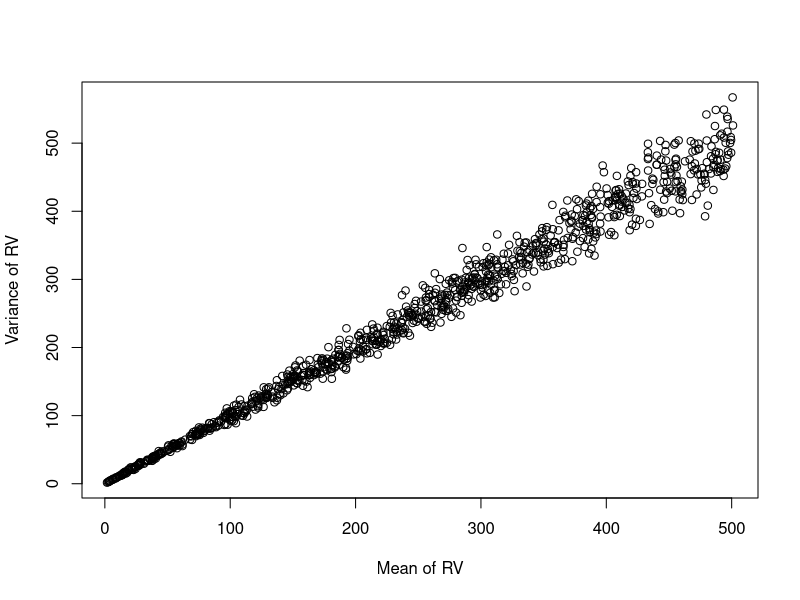
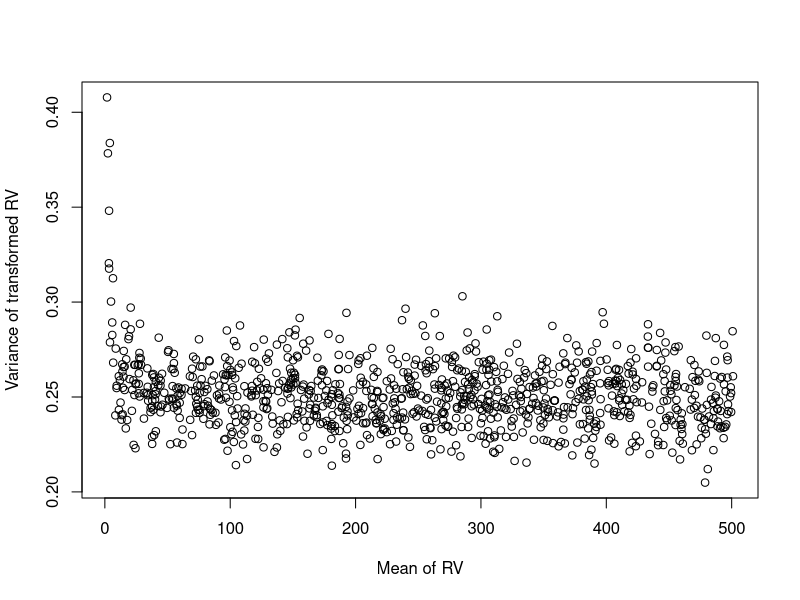

Here is the R script that generated these plots, in order:
## ---- chunk 1
if(!"BiocManager" %in% installed.packages()[,1]){
  install.packages("BiocManager")
}
## ---- chunk 2
set.seed(871)
N <- 1e3
df <- data.frame(mean=rep(NA, N),
                 var=rep(NA, N),
                 transVar=rep(NA, N))
for(kk in 1:N){
  sampledMu <- runif(n=1, min=1, max=500)
  y <- rpois(n=500, lambda=sampledMu)
  df[kk,] <- c(mean(y), var(y), var(sqrt(y)))
}

plot(x=df$mean, y=df$var,
     xlab = "Mean of RV", ylab="Variance of RV")
plot(x=df$mean, y=df$transVar,
     xlab = "Mean of RV", ylab="Variance of transformed RV")

